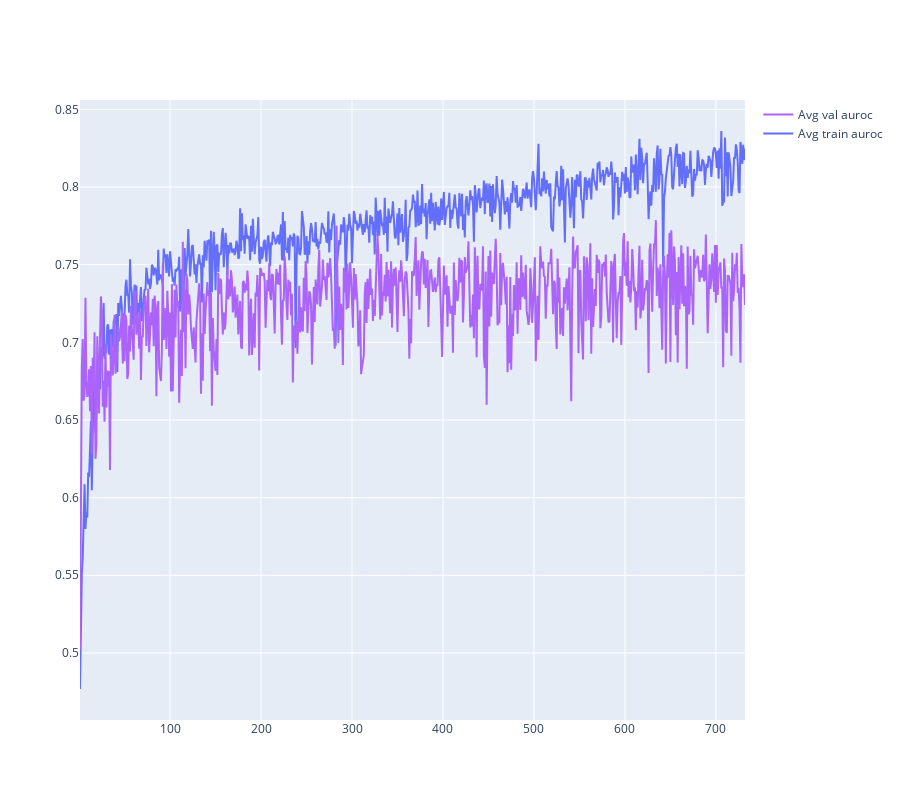

The cell this chart's notebook holds for it:
### Code cell
avg_plot("auroc")

### Figure 1 — Plotly figure (JSON) as saved in the notebook; plotly's stock layout.template omitted (floating-point values rounded to 4 significant figures; data arrays with more than 128 entries replaced by an {"elided": "..."} marker saying what was removed)
{"data": [{"mode": "lines", "name": "Avg train auroc", "type": "scatter", "x": {"elided": "732 int values"}, "y": {"elided": "732 float values"}}, {"line": {"width": 0}, "marker": {"color": "blue"}, "name": "trainupper bound", "showlegend": false, "type": "scatter", "x": {"elided": "732 int values"}, "y": {"elided": "732 null values"}}, {"fill": "tonexty", "line": {"width": 0}, "marker": {"color": "blue"}, "name": "trainlower bound", "showlegend": false, "type": "scatter", "x": {"elided": "732 int values"}, "y": {"elided": "732 null values"}}, {"mode": "lines", "name": "Avg val auroc", "type": "scatter", "x": {"elided": "732 int values"}, "y": {"elided": "732 float values"}}, {"line": {"width": 0}, "marker": {"color": "red"}, "name": "valupper bound", "showlegend": false, "type": "scatter", "x": {"elided": "732 int values"}, "y": {"elided": "732 null values"}}, {"fill": "tonexty", "line": {"width": 0}, "marker": {"color": "red"}, "name": "vallower bound", "showlegend": false, "type": "scatter", "x": {"elided": "732 int values"}, "y": {"elided": "732 null values"}}], "layout": {"height": 800, "hovermode": "x"}}
